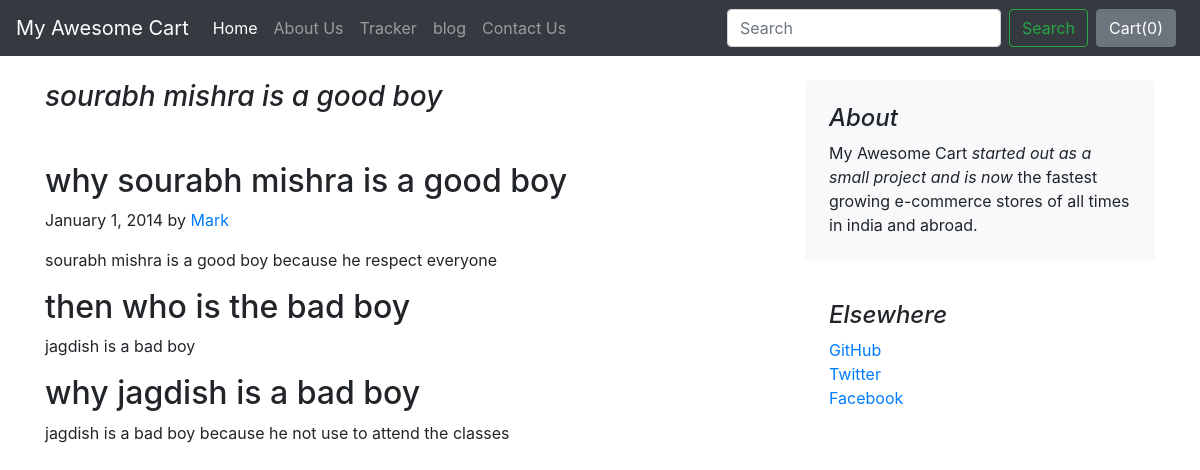
The page /blog/blogpost/1 on the database its author committed.
### blog/models.py (models this page shows)
class Blogpost(models.Model):
    post_id = models.AutoField(primary_key=True)
    title = models.CharField(max_length=50)
    head0 = models.CharField(max_length=500, default="")
    chead0 = models.CharField(max_length=5000, default="")
    head1 = models.CharField(max_length=500, default="")
    chead1 = models.CharField(max_length=5000, default="")
    head2 = models.CharField(max_length=500, default="")
    chead2 = models.CharField(max_length=5000, default="")
    pub_date = models.DateField()
    thumbnail = models.ImageField(upload_to='shop/images', default="")
    def __str__(self):
        return self.title

### blog/views.py (the view)
# urls.py: path("blogpost/<int:id>", views.blogpost, name="blogpostView")
def blogpost(request, id):
    post = Blogpost.objects.filter(post_id=id)[0]
    print(post)
    return render(request, 'blog/blogpost.html',{'post':post})

### blog/templates/blog/blogpost.html (shortened to what this page needs)
{% extends 'blog/basic.html' %}
{% block body %}
<div class="container">
    <div class="row mt-4">
        <div class="col-md-8 blog-main">
            <h3 class="pb-4 mb-4 font-italic">
                {{post.title}}
            </h3>
            <div class="blog-post">
                <h2 class="blog-post-title">{{post.head0}}</h2>
                <p class="blog-post-meta">January 1, 2014 by <a href="#">Mark</a></p>
                <p>{{post.chead0}}</p>
                <h2>{{post.head1}}</h2>
                <p>{{post.chead1}}</p>
                <h2>{{post.head2}}</h2>
                <p>{{post.chead2}}</p>
            </div>
        </div>
        <aside class="col-md-4 blog-sidebar">
            <div class="p-4 mb-3 bg-light rounded">
                <h4 class="font-italic">About</h4>
                <p class="mb-0">My Awesome Cart <em>started out as a small project and is now</em> the fastest growing e-commerce stores of all times in india and abroad.</p>
            </div>
            <div class="p-4">
                <h4 class="font-italic">Elsewhere</h4>
                <ol class="list-unstyled">
                    <li><a href="#">GitHub</a></li>
                    <li><a href="#">Twitter</a></li>
                    <li><a href="#">Facebook</a></li>
                </ol>
            </div>
        </aside>
    </div>
</div>
{% endblock %}

### rows shown on the page
Blogpost: title "sourabh mishra is a good boy", head0 "why sourabh mishra is a good boy", chead0 "sourabh mishra is a good boy because he respect everyone", head1 "then who is the bad boy", chead1 "jagdish is a bad boy", head2 "why jagdish is a bad boy", chead2 "jagdish is a bad boy because he not use to attend the classes"
